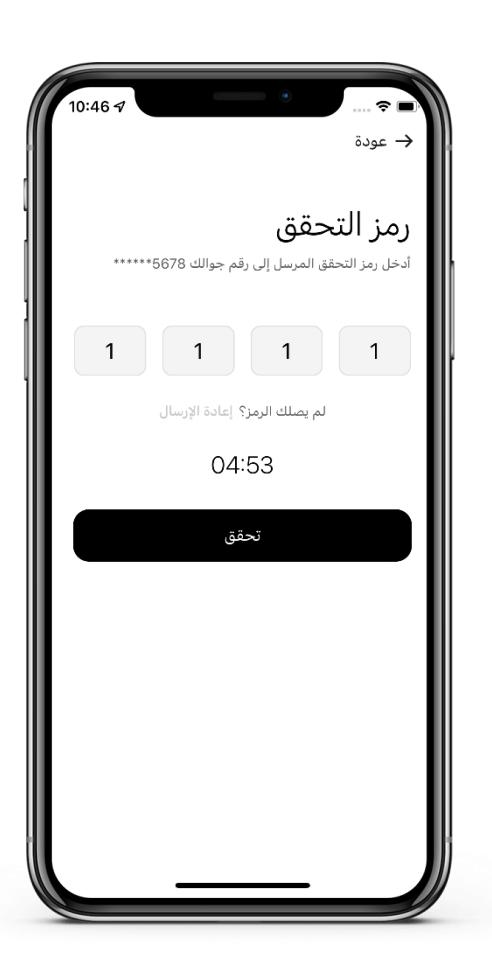
#> input picture marker_output/images/_page_10_Picture_1.jpeg, 492 x 962 px; its folder holds only this picture in this run
$ python make_contact_sheet.py
#> lines starting #> are read from the running program, lines starting #| are printed output that depends on the picture
"""
Contact sheet generator — NOT part of the main app.
Builds one combined image showing samples across the width range,
so we can visually confirm the width<400 = logo hypothesis together.

Run it with:
    .\venv\Scripts\python.exe src\make_contact_sheet.py
"""

from pathlib import Path
from PIL import Image, ImageDraw

PROJECT_ROOT = Path(__file__).resolve().parent.parent
IMAGES_DIR = PROJECT_ROOT / "marker_output" / "images"
OUTPUT_FILE = PROJECT_ROOT / "contact_sheet.jpg"

THUMB_SIZE = 150  # each thumbnail is 150x150 max
COLS = 6

# Collect (path, width) for every image
items = []
for path in sorted(IMAGES_DIR.glob("*")):
    try:
        with Image.open(path) as img:
#> img is the input picture: PIL image 492x962 RGB; mean R, G, B 216.9, 217, 217
            items.append((path, img.width))
    except Exception:
        continue

# Sort by width so we see the full range from smallest to largest
items.sort(key=lambda x: x[1])

# Pick an evenly spaced sample of ~30 images across the whole width range
sample_count = min(30, len(items))
#> sample_count = 1
step = max(1, len(items) // sample_count)
#> step = 1
sample = items[::step][:sample_count]

rows = (len(sample) + COLS - 1) // COLS
#> rows = 1
sheet = Image.new("RGB", (COLS * THUMB_SIZE, rows * (THUMB_SIZE + 20)), "white")
#> sheet: PIL image 900x170 RGB; every value is 255
draw = ImageDraw.Draw(sheet)

for i, (path, width) in enumerate(sample):
    row, col = divmod(i, COLS)
#> row = 0; col = 0
    with Image.open(path) as img:
        img.thumbnail((THUMB_SIZE, THUMB_SIZE))
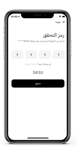
#> img: PIL image 77x150 RGB; mean R, G, B 216.7, 216.7, 216.7
        x = col * THUMB_SIZE
#> x = 0
        y = row * (THUMB_SIZE + 20)
#> y = 0
        sheet.paste(img, (x, y))
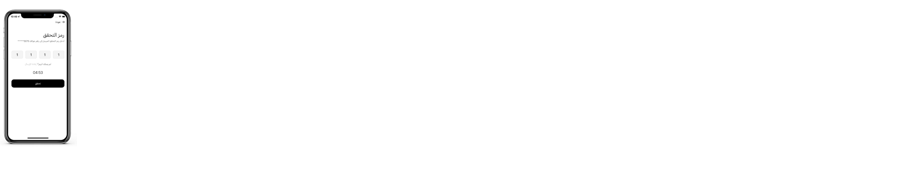
#> sheet: PIL image 900x170 RGB; mean R, G, B 252.1, 252.1, 252.1
        draw.text((x + 2, y + THUMB_SIZE + 2), f"w={width}", fill="red")

sheet.save(OUTPUT_FILE, quality=85)
print(f"Saved contact sheet with {len(sample)} sample images to {OUTPUT_FILE}")
#| Saved contact sheet with 1 sample images to contact_sheet.jpg
print("Width range shown:", sample[0][1], "to", sample[-1][1])
#| Width range shown: 492 to 492

$ run again, on marker_output/images/_page_13_Picture_4.jpeg
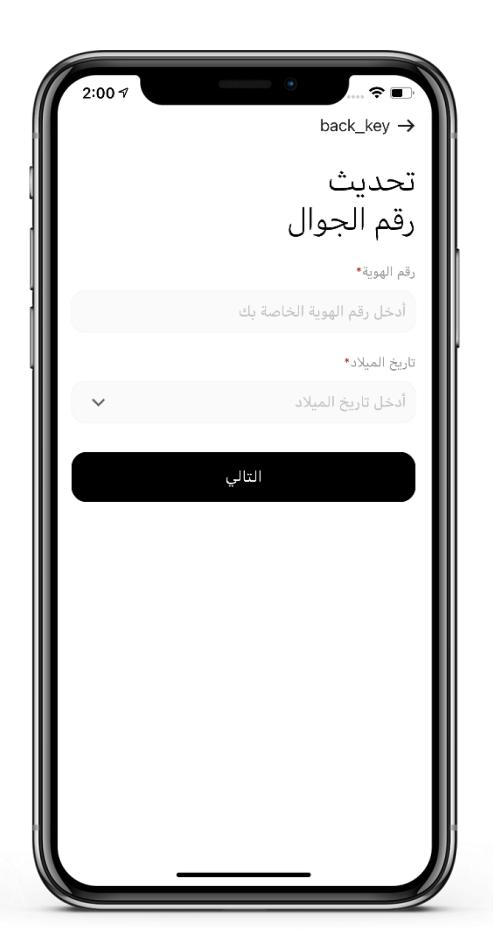
#> input picture marker_output/images/_page_13_Picture_4.jpeg, 493 x 930 px
#> img is the input picture: PIL image 493x930 RGB; mean R, G, B 216.4, 216.4, 216.4
#> `img.thumbnail((THUMB_SIZE, THUMB_SIZE))`:
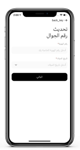
#> img: PIL image 80x150 RGB; mean R, G, B 216.2, 216.2, 216.2
#> `sheet.paste(img, (x, y))`:
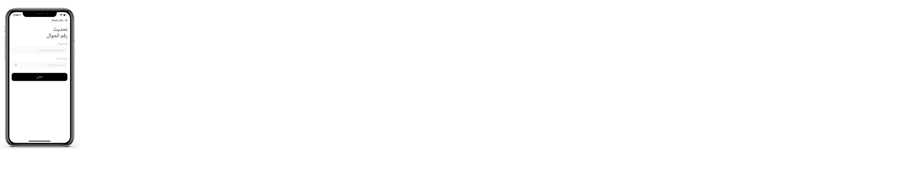
#> sheet: PIL image 900x170 RGB; mean R, G, B 252, 252, 252
#| Saved contact sheet with 1 sample images to contact_sheet.jpg
#| Width range shown: 493 to 493

$ run again, on marker_output/images/_page_13_Picture_6.jpeg
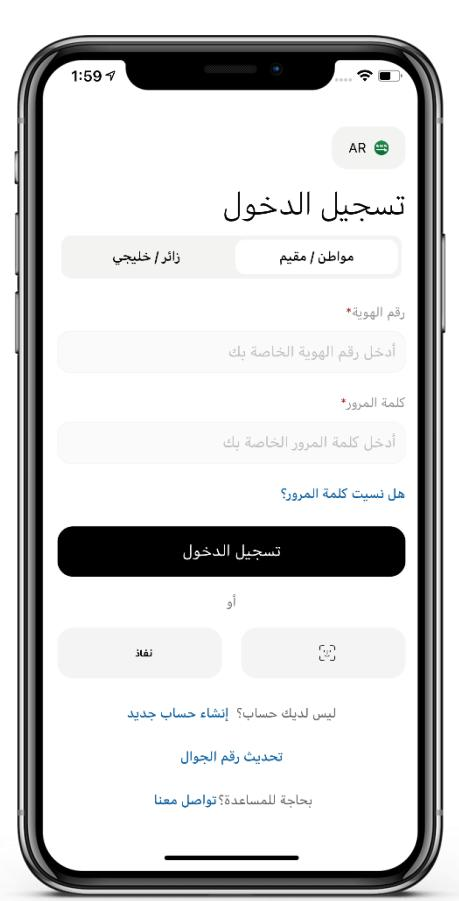
#> input picture marker_output/images/_page_13_Picture_6.jpeg, 459 x 901 px
#> img is the input picture: PIL image 459x901 RGB; mean R, G, B 210.5, 210.7, 210.7
#> `img.thumbnail((THUMB_SIZE, THUMB_SIZE))`:
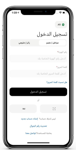
#> img: PIL image 76x150 RGB; mean R, G, B 210.2, 210.4, 210.4
#> `sheet.paste(img, (x, y))`:
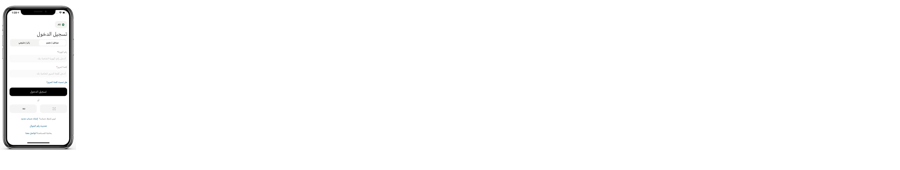
#> sheet: PIL image 900x170 RGB; mean R, G, B 251.7, 251.7, 251.7
#| Saved contact sheet with 1 sample images to contact_sheet.jpg
#| Width range shown: 459 to 459

$ run again, on marker_output/images/_page_14_Picture_6.jpeg
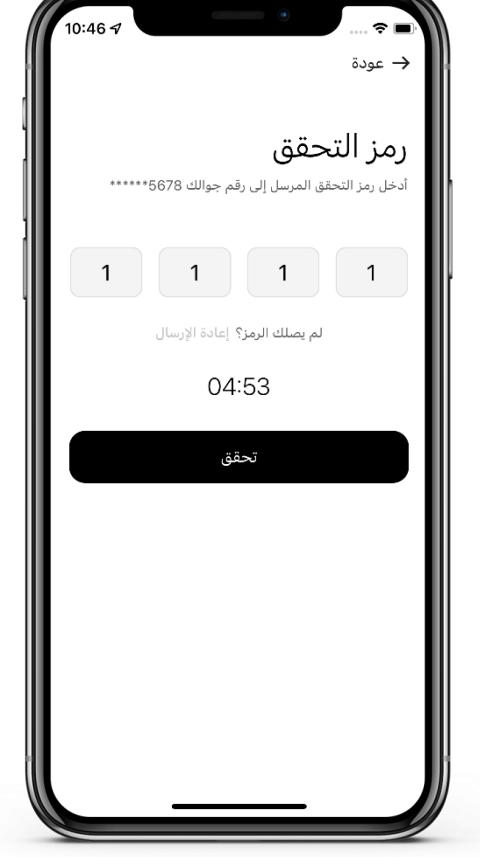
#> input picture marker_output/images/_page_14_Picture_6.jpeg, 480 x 857 px
#> img is the input picture: PIL image 480x857 RGB; mean R, G, B 214, 214, 214
#> `img.thumbnail((THUMB_SIZE, THUMB_SIZE))`:
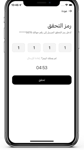
#> img: PIL image 84x150 RGB; mean R, G, B 213.8, 213.8, 213.8
#> `sheet.paste(img, (x, y))`:
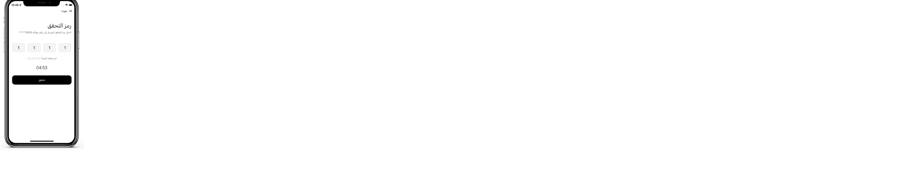
#> sheet: PIL image 900x170 RGB; mean R, G, B 251.6, 251.6, 251.6
#| Saved contact sheet with 1 sample images to contact_sheet.jpg
#| Width range shown: 480 to 480

$ run again, on marker_output/images/_page_10_Picture_2.jpeg
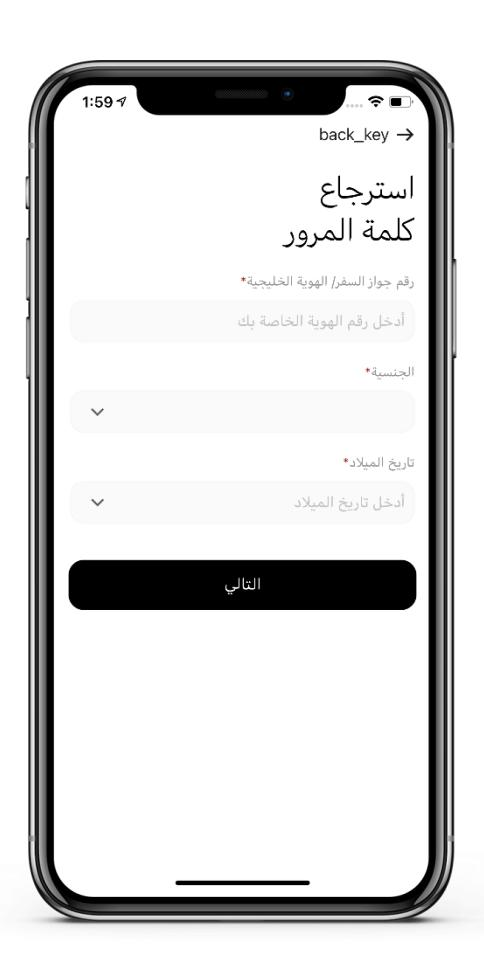
#> input picture marker_output/images/_page_10_Picture_2.jpeg, 484 x 960 px
#> img is the input picture: PIL image 484x960 RGB; mean R, G, B 216.4, 216.4, 216.4
#> `img.thumbnail((THUMB_SIZE, THUMB_SIZE))`:
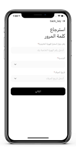
#> img: PIL image 76x150 RGB; mean R, G, B 216.1, 216.1, 216.1
#> `sheet.paste(img, (x, y))`:
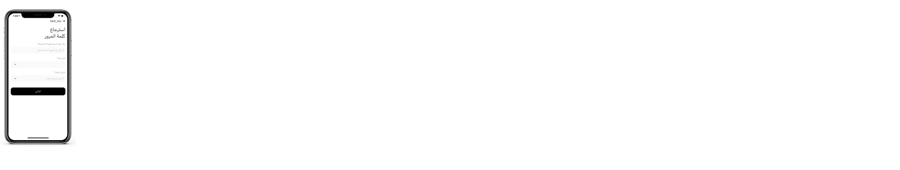
#> sheet: PIL image 900x170 RGB; mean R, G, B 252.1, 252.1, 252.1
#| Saved contact sheet with 1 sample images to contact_sheet.jpg
#| Width range shown: 484 to 484
